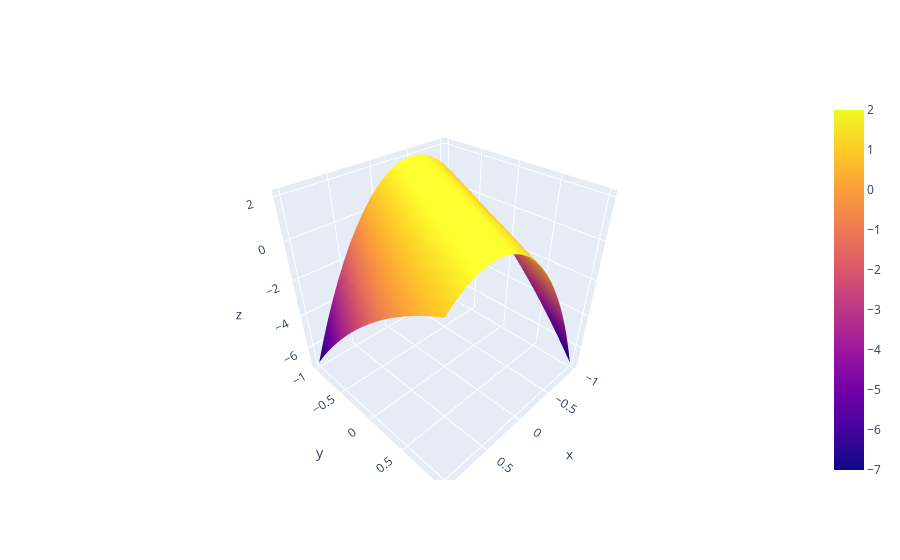

Here is the notebook cell this chart was saved with:
### Code cell
u, v = sympy.symbols("u v")
# f_explicit = sympy.sqrt(100 - v**2 - u**2)
# f_explicit = sympy.sqrt(100 - v**2 -2*u**2)
# f_explicit = sympy.sqrt(100 - (0.5*v - 0.5*u))
f_explicit = 2 + -(2*u-v)*(2*u-v)
x, y = u, v

# coordinate range
xx = np.linspace(-1, 1, 21)
yy = np.linspace(-1, 1, 21)

# make coordinate point
X, Y = np.meshgrid(xx, yy)

# dependent variable point on coordinate
f2 = sympy.lambdify((x, y), f_explicit)
Z = f2(X, Y)

print(X)

fig = go.Figure(go.Surface(x=X, y=Y, z=Z, surfacecolor=Z)) # np.zeros_like(Z)
fig.show()

### Figure 1 — Plotly figure (JSON) as saved in the notebook; plotly's stock layout.template omitted (floating-point values rounded to 4 significant figures; data arrays with more than 128 entries replaced by an {"elided": "..."} marker saying what was removed)
{"data": [{"surfacecolor": {"elided": "21x21 float values"}, "type": "surface", "x": {"elided": "21x21 float values"}, "y": {"elided": "21x21 float values"}, "z": {"elided": "21x21 float values"}}], "layout": {}}
